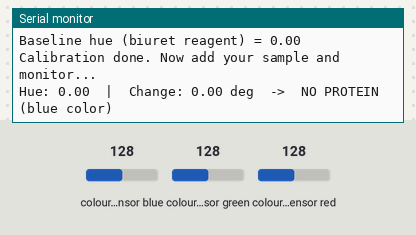
The sketch below on a simulated ESP32. On the bench: the last lines printed to the serial monitor. The test bench sets the inputs (shaded band); at power-on: colour sensor blue 128, colour sensor green 128, colour sensor red 128.

Above: at 11.2 s.
11.3 s: colour sensor blue set to 5
At 12.4 s:
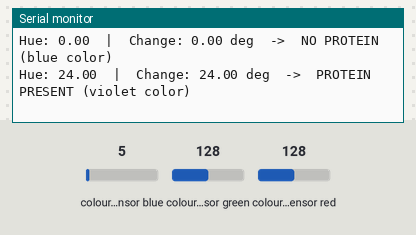
14.0 s: colour sensor green set to 64
At 15.3 s:
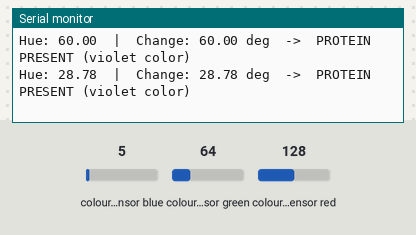
15.5 s: colour sensor red set to 5
At 16.2 s:
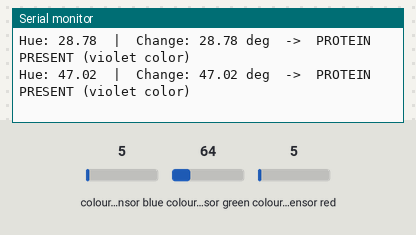
Timing chart, 0 to 18.5 s (numbered marks = the images above; inputs shaded):
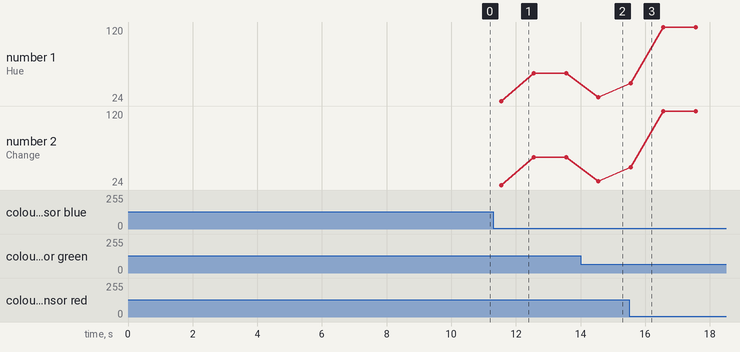

The sketch:

protein_test.ino
```cpp
#include <Wire.h>                 // I2C communication library
#include <Adafruit_TCS34725.h>    // Library for the color sensor

// Sensor object: 154 ms reading time, 4x gain
Adafruit_TCS34725 tcs = Adafruit_TCS34725(TCS34725_INTEGRATIONTIME_154MS, TCS34725_GAIN_4X);

float baselineHue = 0;            // Hue (in degrees) of the blue biuret reagent
float hueThreshold = 20.0;        // How many degrees of change counts as "color changed"

// This function converts R, G, B values into a hue angle (0 to 360 degrees).
// Blue is around 200-240, violet/purple is around 260-300.
float getHue(float r, float g, float b) {
  float maxVal = max(r, max(g, b));      // Biggest of the three colors
  float minVal = min(r, min(g, b));      // Smallest of the three colors
  float delta = maxVal - minVal;         // Difference between them

  if (delta == 0) return 0;              // No color (gray), so hue is 0

  float hue;
  if (maxVal == r) {
    hue = 60.0 * fmod(((g - b) / delta), 6.0);   // Red is strongest
  } else if (maxVal == g) {
    hue = 60.0 * (((b - r) / delta) + 2.0);      // Green is strongest
  } else {
    hue = 60.0 * (((r - g) / delta) + 4.0);      // Blue is strongest
  }

  if (hue < 0) hue += 360.0;             // Keep the angle between 0 and 360
  return hue;
}

// This function reads the sensor a few times and returns the average hue.
// Averaging makes the result more stable.
float readHue() {
  float total = 0;
  for (int i = 0; i < 5; i++) {          // Take 5 readings
    uint16_t r, g, b, c;
    tcs.getRawData(&r, &g, &b, &c);      // Read red, green, blue, clear
    total += getHue(r, g, b);            // Add this hue to the total
    delay(50);
  }
  return total / 5.0;                    // Return the average
}

void setup() {
  Serial.begin(115200);                  // Start the Serial Monitor
  Wire.begin(21, 22);                    // I2C with SDA = 21, SCL = 22

  if (!tcs.begin()) {                    // Check if the sensor is connected
    Serial.println("Sensor not found! Check wiring.");
    while (1);                           // Stop here if sensor is missing
  }
  Serial.println("Sensor found!");

  Serial.println("Place the BLUE biuret reagent (without sample) in front of the sensor.");
  Serial.println("Calibrating for 10 seconds...");

  float total = 0;                       // Sum of hue readings
  int count = 0;                         // Number of readings
  unsigned long startTime = millis();    // Remember the start time

  while (millis() - startTime < 10000) { // Repeat for 10 seconds
    float hue = readHue();               // Get the current hue
    total += hue;
    count++;

    Serial.print("Calibrating... hue = ");
    Serial.println(hue);                 // Visual check: should stay steady
  }

  baselineHue = total / count;           // Average = hue of the biuret reagent
  Serial.print("Baseline hue (biuret reagent) = ");
  Serial.println(baselineHue);
  Serial.println("Calibration done. Now add your sample and monitor...");
}

void loop() {
  float hue = readHue();                         // Current hue
  float change = fabs(hue - baselineHue);        // How far the hue moved from the baseline

  Serial.print("Hue: ");
  Serial.print(hue);
  Serial.print("  |  Change: ");
  Serial.print(change);
  Serial.print(" deg  ->  ");

  if (change > hueThreshold) {                   // Color changed (blue -> violet)
    Serial.println("PROTEIN PRESENT (violet color)");
  } else {                                       // Still blue (brightness may differ)
    Serial.println("NO PROTEIN (blue color)");
  }

  delay(500);                                    // Wait before the next check
}
```

Measured:
- after the input at 11.3 s, the serial monitor: prints a new line after 0.25 s (image 1)
- after the input at 14.0 s, the serial monitor: prints a new line after 0.55 s (image 2)
- after the input at 15.5 s, the serial monitor: prints a new line after 0.05 s (image 3)
- plotted number 1: 60 → 28.78 after the input at 14.0 s, 28.78 → 120 after the input at 15.5 s
- plotted number 2: 60 → 28.78 after the input at 14.0 s, 28.78 → 120 after the input at 15.5 s
